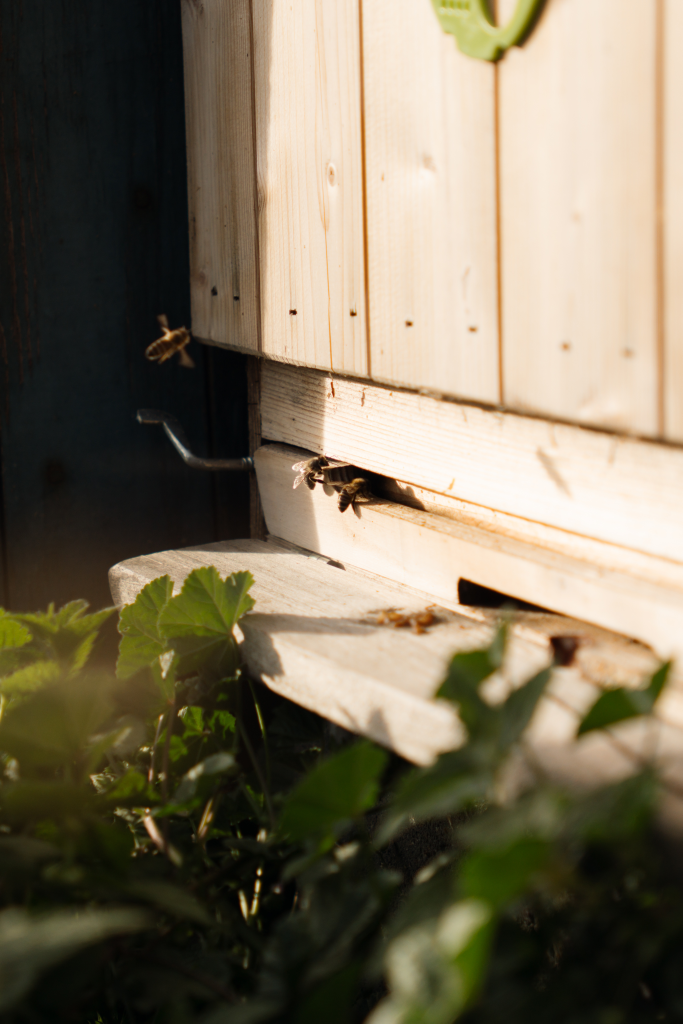
#> input picture client-materials/Fotky/Vcely/DSC06227.jpg, 2729 x 4094 px, given in place of květový.jpg, which was not available (shown at 1/4 size)
$ python prepare_product_photos.py
#> lines starting #> are read from the running program, lines starting #| are printed output that depends on the picture
#> in main, source_image is the input picture: PIL image 2729x4094 RGB; mean R, G, B 124.2, 114.1, 93.2
"""Prepare square product-card images from client originals.

Each source has an explicit focal point and crop scale so the subject remains
centered inside the square cards instead of relying on a generic center crop.
"""

from pathlib import Path

from PIL import Image, ImageOps


ROOT = Path(__file__).resolve().parents[1]
SOURCE = ROOT / "client-materials" / "Fotky" / "Vcely"
OUTPUT = ROOT / "public" / "images" / "photos"
OUTPUT_SIZE = 1000

# source filename: (output filename, focal x, focal y, square crop scale)
# Focal coordinates use the full image, from 0 (left/top) to 1 (right/bottom).
PRODUCTS = {
    "květový.jpg": ("med-kvetovy-jarni.webp", 0.50, 0.63, 0.90),
    "pastovany.jpg": ("med-kvetovy-jarni-pastovany.webp", 0.50, 0.63, 0.90),
    "lipovy.jpg": ("med-kvetovy-lipovy.webp", 0.50, 0.63, 0.90),
    "pohankový.jpg": ("med-kvetovy-pohankovy.webp", 0.50, 0.63, 0.90),
    "smíšený.jpg": ("med-smiseny.webp", 0.50, 0.63, 0.90),
    "medovicovy'.jpg": ("med-medovicovy-lesni.webp", 0.50, 0.63, 0.90),
    "propolisova' tinktura.jpg": ("propolisova-tinktura.webp", 0.50, 0.66, 0.65),
    "surovy' propolis.jpg": ("propolis-skrabany.webp", 0.50, 0.67, 0.78),
    "Včelí vosk.jpg": ("vceli-vosk.webp", 0.48, 0.50, 0.92),
    "motané svíčky.jpg": ("motane-svicky.webp", 0.47, 0.51, 0.85),
    "vyzimované včelstvo.jpg": ("vyzimovane-vcelstvo.webp", 0.35, 0.45, 0.82),
    "vyzimovaný oddělek.jpg": ("vyzimovany-oddelek.webp", 0.48, 0.38, 0.82),
    "letní oddělek.jpg": ("letni-oddelek.webp", 0.50, 0.50, 0.90),
}


def focal_square(image: Image.Image, focal_x: float, focal_y: float, scale: float) -> Image.Image:
#> called with focal_x = 0.5, focal_y = 0.63, scale = 0.9
    width, height = image.size
#> width = 2729; height = 4094
    side = round(min(width, height) * scale)
#> side = 2456
    center_x = round(width * focal_x)
#> center_x = 1364
    center_y = round(height * focal_y)
#> center_y = 2579
    left = max(0, min(width - side, center_x - side // 2))
#> left = 136
    top = max(0, min(height - side, center_y - side // 2))
#> top = 1351
    return image.crop((left, top, left + side, top + side))
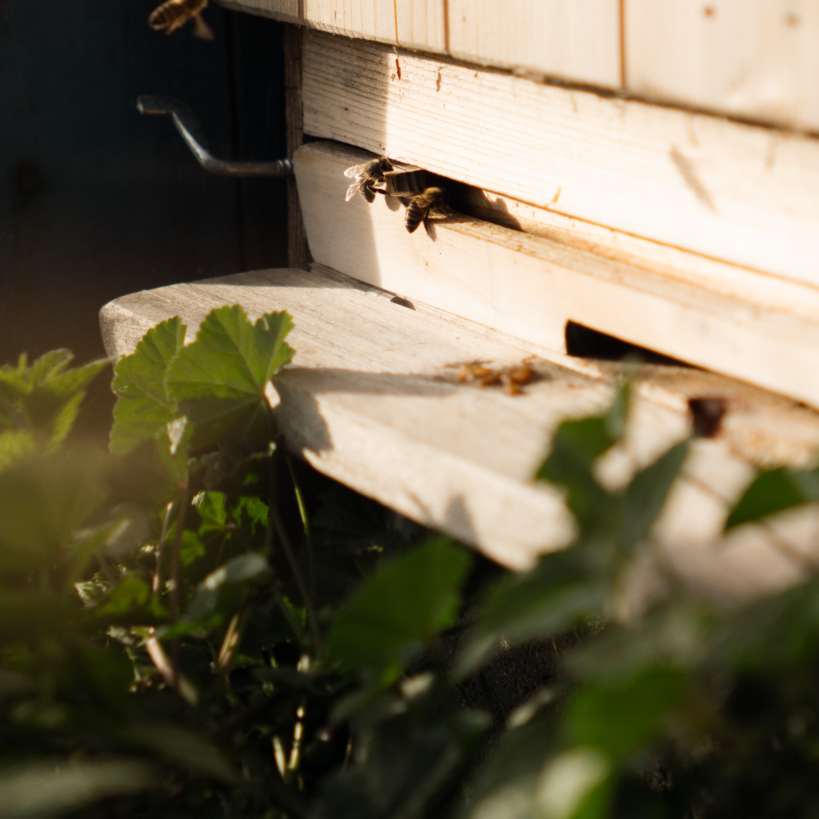
#> returned value: PIL image 2456x2456 RGB (shown at 1/3 size); mean R, G, B 114.5, 105.2, 81.6


def main() -> None:
    OUTPUT.mkdir(parents=True, exist_ok=True)
    for source_name, (output_name, focal_x, focal_y, scale) in PRODUCTS.items():
        source_path = SOURCE / source_name
        output_path = OUTPUT / output_name
        with Image.open(source_path) as source_image:
            image = ImageOps.exif_transpose(source_image).convert("RGB")
            image = focal_square(image, focal_x, focal_y, scale)
            image = image.resize((OUTPUT_SIZE, OUTPUT_SIZE), Image.Resampling.LANCZOS)
            image.save(output_path, "WEBP", quality=84, method=6)
        print(f"{source_name} -> {output_name}")
#> pass 2 of the loop in main, `for source_name, (output_name, focal_x, focal_y, scale) in PRODUCTS.it..`:
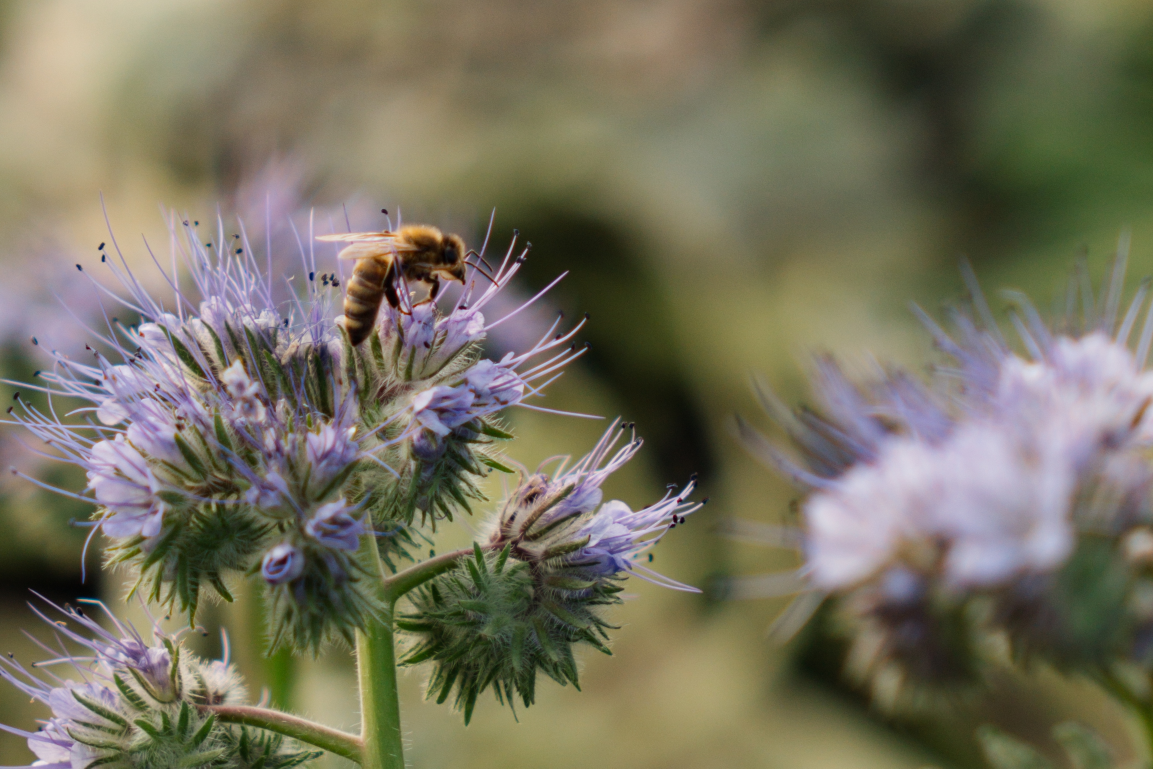
#> input picture client-materials/Fotky/Vcely/DSC06319.jpg, 2306 x 1537 px, given in place of pastovany.jpg, which was not available (shown at 1/2 size)
#> in main, source_image is the input picture: PIL image 2306x1537 RGB; mean R, G, B 117.4, 113.2, 94
#> in focal_square (call 2), `return image.crop((left, top, left + side, top + side))`:
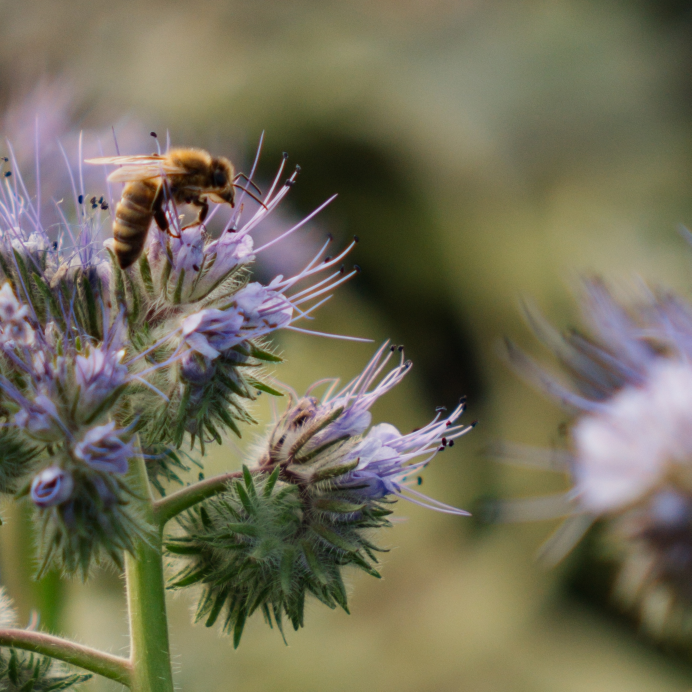
#> returned value: PIL image 1383x1383 RGB (shown at 1/2 size); mean R, G, B 114.5, 110.2, 88.2


if __name__ == "__main__":
#> (the run stopped early here; a loop or call above may not have finished)
